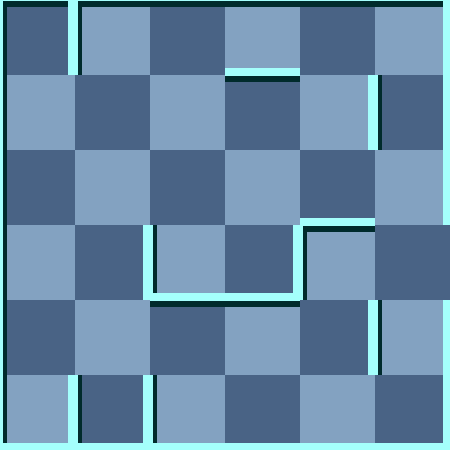

A 2D game scene composited from a Tiled map and its tileset images. What follows is a short description and the map's XML, with each tile layer's data collapsed to a summary:
An orthogonal 6x6 tile map with 75x75 px tiles, 2 tile layers (background, 块层 1) and 5 objects (2x RedMummy, Exit, Player, Trap).

<map version="1.0" orientation="orthogonal" width="6" height="6" tilewidth="75" tileheight="75">
 <tileset firstgid="1" name="wall" tilewidth="75" tileheight="75">
  <image source="gfx/wall.png" width="300" height="375" />
  <tile id="0">
   <properties>
    <property name="ValOfWall" value="0" />
   </properties>
  </tile>
  <tile id="1">
   <properties>
    <property name="ValOfWall" value="1" />
   </properties>
  </tile>
  <tile id="2">
   <properties>
    <property name="ValOfWall" value="2" />
   </properties>
  </tile>
  <tile id="3">
   <properties>
    <property name="ValOfWall" value="3" />
   </properties>
  </tile>
  <tile id="4">
   <properties>
    <property name="ValOfWall" value="4" />
   </properties>
  </tile>
  <tile id="5">
   <properties>
    <property name="ValOfWall" value="5" />
   </properties>
  </tile>
  <tile id="6">
   <properties>
    <property name="ValOfWall" value="6" />
   </properties>
  </tile>
  <tile id="7">
   <properties>
    <property name="ValOfWall" value="7" />
   </properties>
  </tile>
  <tile id="8">
   <properties>
    <property name="ValOfWall" value="8" />
   </properties>
  </tile>
  <tile id="9">
   <properties>
    <property name="ValOfWall" value="9" />
   </properties>
  </tile>
  <tile id="10">
   <properties>
    <property name="ValOfWall" value="10" />
   </properties>
  </tile>
  <tile id="11">
   <properties>
    <property name="ValOfWall" value="11" />
   </properties>
  </tile>
  <tile id="12">
   <properties>
    <property name="ValOfWall" value="12" />
   </properties>
  </tile>
  <tile id="13">
   <properties>
    <property name="ValOfWall" value="13" />
   </properties>
  </tile>
  <tile id="14">
   <properties>
    <property name="ValOfWall" value="14" />
   </properties>
  </tile>
  <tile id="15">
   <properties>
    <property name="ValOfWall" value="15" />
   </properties>
  </tile>
  <tile id="18">
   <properties>
    <property name="ValOfWall" value="-1" />
   </properties>
  </tile>
 </tileset>
 <layer name="background" width="6" height="6">
  <data>[36 cells, 36 non-empty, 2 distinct tile ids]</data>
 </layer>
 <layer name="块层 1" width="6" height="6">
  <data>[36 cells, 36 non-empty, 13 distinct tile ids]</data>
 </layer>
 <objectgroup name="对象层 1" width="6" height="6">
  <object name="Exit" x="450" y="225" />
  <object name="RedMummy" x="375" y="300">
   <properties>
    <property name="value" value="25" />
   </properties>
  </object>
  <object name="RedMummy" x="225" y="300">
   <properties>
    <property name="value" value="21" />
   </properties>
  </object>
  <object name="Player" x="225" y="225">
   <properties>
    <property name="value" value="1" />
   </properties>
  </object>
  <object name="Trap" x="0" y="375">
   <properties>
    <property name="value" value="8" />
   </properties>
  </object>
 </objectgroup>
</map>
